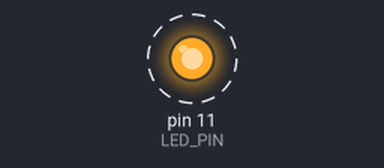
This program was run on a simulated Raspberry Pi (header pin numbers). Shown: output pins drawn as LEDs (lit = HIGH). Dashed ring = blinking.

Above: at 0.5 s.
Timing chart, 0 to 4.6 s (numbered marks = the images above):
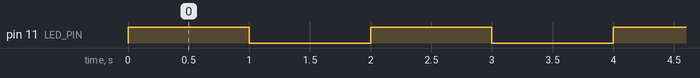

Measured:
- by itself, pin 11 (LED_PIN): alternates HIGH for 1.0 s and LOW for 1.0 s

The program:

test.py
```python
import RPi.GPIO as GPIO
import time

# Use BCM numbering
GPIO.setmode(GPIO.BOARD)  # Use physical pin numbering
LED_PIN = 11              # Pin 11 is GPIO 17

# Setup pin
GPIO.setup(LED_PIN, GPIO.OUT)

try:
    while True:
        GPIO.output(LED_PIN, GPIO.HIGH)  # Turn on
        time.sleep(1)                    # Wait 1 second
        GPIO.output(LED_PIN, GPIO.LOW)   # Turn off
        time.sleep(1)                    # Wait 1 second
except KeyboardInterrupt:
    print("Stopped by user")
finally:
    GPIO.cleanup()
```
